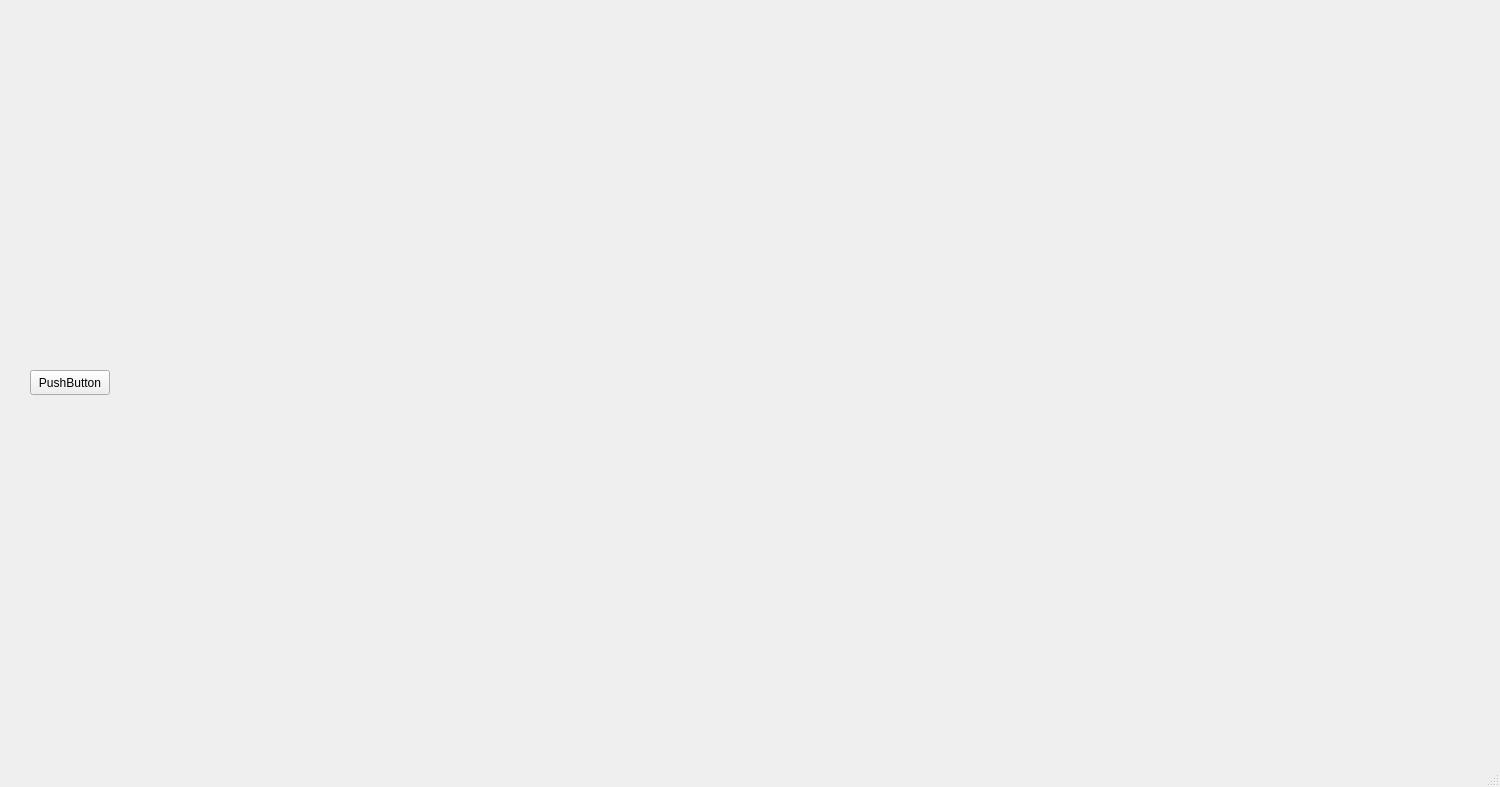
<?xml version="1.0" encoding="UTF-8"?>
<ui version="4.0">
 <class>MainWindow</class>
 <widget class="QMainWindow" name="MainWindow">
  <property name="geometry">
   <rect>
    <x>0</x>
    <y>0</y>
    <width>1500</width>
    <height>787</height>
   </rect>
  </property>
  <property name="minimumSize">
   <size>
    <width>1000</width>
    <height>600</height>
   </size>
  </property>
  <property name="windowTitle">
   <string>MainWindow</string>
  </property>
  <widget class="QWidget" name="centralwidget">
   <layout class="QGridLayout" name="gridLayout">
    <property name="leftMargin">
     <number>0</number>
    </property>
    <property name="topMargin">
     <number>0</number>
    </property>
    <property name="rightMargin">
     <number>0</number>
    </property>
    <property name="bottomMargin">
     <number>0</number>
    </property>
    <item row="0" column="0">
     <layout class="QHBoxLayout" name="horizontalLayout">
      <property name="leftMargin">
       <number>30</number>
      </property>
      <property name="topMargin">
       <number>0</number>
      </property>
      <property name="rightMargin">
       <number>25</number>
      </property>
      <item>
       <widget class="QPushButton" name="btnPullData">
        <property name="maximumSize">
         <size>
          <width>80</width>
          <height>25</height>
         </size>
        </property>
        <property name="text">
         <string>PushButton</string>
        </property>
       </widget>
      </item>
      <item>
       <spacer name="horizontalSpacer">
        <property name="orientation">
         <enum>Qt::Horizontal</enum>
        </property>
        <property name="sizeHint" stdset="0">
         <size>
          <width>40</width>
          <height>20</height>
         </size>
        </property>
       </spacer>
      </item>
     </layout>
    </item>
   </layout>
  </widget>
  <widget class="QMenuBar" name="menubar">
   <property name="geometry">
    <rect>
     <x>0</x>
     <y>0</y>
     <width>1500</width>
     <height>22</height>
    </rect>
   </property>
  </widget>
  <widget class="QStatusBar" name="statusbar"/>
 </widget>
 <resources/>
 <connections/>
</ui>
